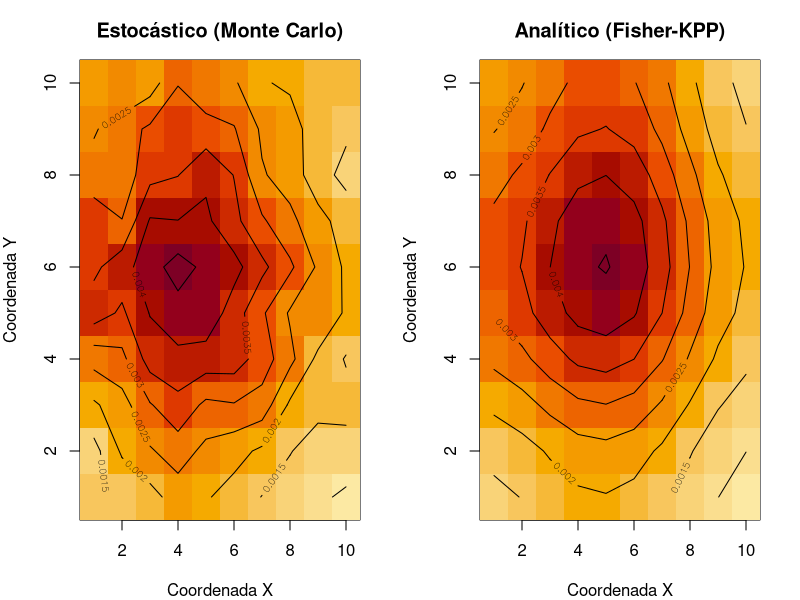

Recreate this plot in R.
# ==============================================================================
# COMPARACIÓN DE EFICIENCIA: ESTOCÁSTICO (MONTE CARLO) VS PDE + BETA-BINOMIAL
# ==============================================================================

# 1. Parámetros Globales
grid_size <- 10        # Grilla NxN
generations <- 100      # Generaciones a simular
m <- 0.05              # Tasa de migración por vecino
s <- 0.01              # Coeficiente de selección
Ne <- 1000             # Tamaño de subpoblación
replicas_mc <- 100     # Réplicas para el método Monte Carlo

# Crear matriz inicial (Mutación surge en el centro)
P_init <- matrix(0, nrow = grid_size, ncol = grid_size)
P_init[5, 5] <- 0.1  

# Datos simulados "observados" al final de la generación 50 para evaluar verosimilitud
# (Asumimos conteos hipotéticos para el ejemplo)
conteos_obs <- matrix(rbinom(grid_size^2, 2*Ne, P_init), grid_size, grid_size)
cromosomas_totales <- matrix(2*Ne, grid_size, grid_size)

# ==============================================================================
# FUNCIÓN AUXILIAR: Difusión Espacial 2D rápida (Laplaciano Discreto)
# ==============================================================================
difusion_2D <- function(P, m) {
  n <- nrow(P)
  # Bordes reflectantes (simplificados) para mantener masa
  P_up    <- rbind(P[1, ], P[1:(n-1), ])
  P_down  <- rbind(P[2:n, ], P[n, ])
  P_left  <- cbind(P[, 1], P[, 1:(n-1)])
  P_right <- cbind(P[, 2:n], P[, n])
  
  # Matriz actualizada por migración
  P_new <- P * (1 - 4*m) + m * (P_up + P_down + P_left + P_right)
  return(P_new)
}

# ==============================================================================
# ENFOQUE 1: SIMULACIÓN ESTOCÁSTICA EXPLÍCITA (MONTE CARLO)
# Simula la deriva (Fokker-Planck implícito) en cada paso espacial y temporal.
# ==============================================================================
run_stochastic_approach <- function() {
  operaciones <- 0
  
  # Para calcular la verosimilitud, necesitamos correr muchas réplicas
  # y promediar los resultados espaciales.
  P_sum <- matrix(0, grid_size, grid_size)
  
  for (rep in 1:replicas_mc) {
    P_curr <- P_init
    for (t in 1:generations) {
      # 1. Migración y Selección (Determinista temporal)
      P_mig <- difusion_2D(P_curr, m)
      P_sel <- P_mig + (s * P_mig * (1 - P_mig))
      P_sel <- pmax(pmin(P_sel, 1), 0) # Limitar entre 0 y 1
      
      # 2. Deriva Génica (Estocástica - Muestreo Binomial por deme)
      # Aquí está el cuello de botella computacional
      P_curr <- matrix(rbinom(grid_size^2, 2*Ne, P_sel) / (2*Ne), grid_size, grid_size)
      operaciones <- operaciones + grid_size^2
    }
    P_sum <- P_sum + P_curr
  }
  
  # Promedio de frecuencias esperadas tras R réplicas
  P_expected <- P_sum / replicas_mc
  
  # Verosimilitud Binomial estándar asumiendo el promedio
  ll <- sum(dbinom(as.vector(conteos_obs), as.vector(cromosomas_totales), 
                   as.vector(P_expected), log = TRUE), na.rm = TRUE)
  
  return(list(logLik = ll, ops_deriva = operaciones))
}

# ==============================================================================
# ENFOQUE 2: Fisher-KPP (PDE) + BETA-BINOMIAL (VEROSIMILITUD ANALÍTICA)
# Tu propuesta: Determinar esperanza matemática 1 vez, usar matemática para el ruido.
# ==============================================================================
# Función auxiliar Beta-Binomial
dbbinom_custom <- function(x, size, alpha, beta) {
  # Log-likelihood de la Beta-Binomial usando lgamma para evitar desbordamientos
  log_num <- lgamma(size + 1) + lgamma(x + alpha) + lgamma(size - x + beta) + lgamma(alpha + beta)
  log_den <- lgamma(x + 1) + lgamma(size - x + 1) + lgamma(size + alpha + beta) + lgamma(alpha) + lgamma(beta)
  return(log_num - log_den)
}

run_analytical_approach <- function() {
  operaciones <- 0
  P_curr <- P_init
  
  # Se corre UNA sola vez
  for (t in 1:generations) {
    # Migración y Selección
    P_mig <- difusion_2D(P_curr, m)
    P_curr <- P_mig + (s * P_mig * (1 - P_mig))
    P_curr <- pmax(pmin(P_curr, 1), 0)
    # 0 llamadas a rbinom (cero simulaciones de deriva)
  }
  
  # Absorber ruido en la Verosimilitud Beta-Binomial
  theta_drift <- 4 * Ne # Ajuste teórico de varianza
  alpha_param <- P_curr * theta_drift
  beta_param  <- (1 - P_curr) * theta_drift
  
  # Prevenir ceros absolutos en parámetros beta
  alpha_param <- pmax(alpha_param, 1e-6)
  beta_param  <- pmax(beta_param, 1e-6)
  
  ll <- sum(dbbinom_custom(as.vector(conteos_obs), as.vector(cromosomas_totales), 
                           as.vector(alpha_param), as.vector(beta_param)))
  
  operaciones <- 1 # Se resolvió la EDP 1 vez
  
  return(list(logLik = ll, ops_deriva = operaciones))
}

# ==============================================================================
# EJECUCIÓN Y COMPARACIÓN DE TIEMPOS
# ==============================================================================
cat("\n--- INICIANDO BENCHMARK ---\n\n")

# Medir Enfoque 1 (Monte Carlo Estocástico)
start_time <- Sys.time()
res_stochastic <- run_stochastic_approach()
end_time <- Sys.time()
time_stochastic <- as.numeric(difftime(end_time, start_time, units = "secs"))

# Medir Enfoque 2 (EDP + Beta Binomial)
start_time <- Sys.time()
res_analytical <- run_analytical_approach()
end_time <- Sys.time()
time_analytical <- as.numeric(difftime(end_time, start_time, units = "secs"))

# Resultados
cat(sprintf("1. MÉTODOS ESTOCÁSTICOS MÚLTIPLES (Monte Carlo con %d réplicas)\n", replicas_mc))
cat(sprintf("   - Tiempo de ejecución : %.4f segundos\n", time_stochastic))
cat(sprintf("   - Evaluaciones de red : %d veces (Cuello de botella)\n", res_stochastic$ops_deriva))
cat(sprintf("   - Log-Verosimilitud   : %.2f\n\n", res_stochastic$logLik))

cat("2. MÉTODO FISHER-KPP + BETA-BINOMIAL (Tu enfoque)\n")
cat(sprintf("   - Tiempo de ejecución : %.4f segundos\n", time_analytical))
cat(sprintf("   - Evaluaciones de red : 0 simulaciones estocásticas (1 resolución analítica)\n"))
cat(sprintf("   - Log-Verosimilitud   : %.2f\n\n", res_analytical$logLik))

aceleracion <- time_stochastic / time_analytical
cat(sprintf(">> CONCLUSIÓN: Tu enfoque PDE+Beta-Binomial es aprox. %.1f VECES MÁS RÁPIDO.\n", aceleracion))
cat("   Imagina multiplicar esto por los 1071 puntos de tu Grid Search.\n")

# ==============================================================================
# VISUALIZACIÓN ESPACIAL: Estocástico vs Analítico (Fisher-KPP)
# ==============================================================================

# 1. Parámetros Globales
grid_size <- 10
generations <- 100
m <- 0.05
s <- 0.01
Ne <- 1000
replicas_mc <- 100

# Matriz inicial (mutación al centro)
P_init <- matrix(0, nrow = grid_size, ncol = grid_size)
P_init[5, 5] <- 0.1  

# Función de difusión
difusion_2D <- function(P, m) {
  n <- nrow(P)
  P_up    <- rbind(P[1, ], P[1:(n-1), ])
  P_down  <- rbind(P[2:n, ], P[n, ])
  P_left  <- cbind(P[, 1], P[, 1:(n-1)])
  P_right <- cbind(P[, 2:n], P[, n])
  return(P * (1 - 4*m) + m * (P_up + P_down + P_left + P_right))
}

# 2. Obtener matriz final - ESTOCÁSTICO (Promedio de Monte Carlo)
P_sum <- matrix(0, grid_size, grid_size)
for (rep in 1:replicas_mc) {
  P_curr <- P_init
  for (t in 1:generations) {
    P_mig <- difusion_2D(P_curr, m)
    P_sel <- P_mig + (s * P_mig * (1 - P_mig))
    P_sel <- pmax(pmin(P_sel, 1), 0)
    P_curr <- matrix(rbinom(grid_size^2, 2*Ne, P_sel) / (2*Ne), grid_size, grid_size)
  }
  P_sum <- P_sum + P_curr
}
P_estocastico_final <- P_sum / replicas_mc

# 3. Obtener matriz final - ANALÍTICO (EDP Fisher-KPP)
P_analitico_final <- P_init
for (t in 1:generations) {
  P_mig <- difusion_2D(P_analitico_final, m)
  P_analitico_final <- P_mig + (s * P_mig * (1 - P_mig))
  P_analitico_final <- pmax(pmin(P_analitico_final, 1), 0)
}

# ==============================================================================
# GRAFICACIÓN (Mapas de calor)
# ==============================================================================

# Rota la matriz 90 grados para que la función image() la dibuje 
# tal cual se orienta matemáticamente (eje X e Y)
rotar_matriz <- function(m) { t(m)[, nrow(m):1] }

# Definir colores (del amarillo claro al rojo oscuro)
paleta_colores <- hcl.colors(20, "YlOrRd", rev = TRUE)

# Escala máxima compartida para que los colores signifiquen lo mismo en ambas gráficas
max_freq <- max(P_estocastico_final, P_analitico_final)

# Configurar la ventana gráfica (1 fila, 2 columnas)
par(mfrow = c(1, 2), mar = c(4, 4, 3, 2))

# Gráfico 1: Estocástico
image(1:grid_size, 1:grid_size, rotar_matriz(P_estocastico_final), 
      col = paleta_colores, zlim = c(0, max_freq),
      main = "Estocástico (Monte Carlo)",
      xlab = "Coordenada X", ylab = "Coordenada Y")
contour(1:grid_size, 1:grid_size, rotar_matriz(P_estocastico_final), 
        add = TRUE, col = "black", alpha = 0.5)

# Gráfico 2: Analítico
image(1:grid_size, 1:grid_size, rotar_matriz(P_analitico_final), 
      col = paleta_colores, zlim = c(0, max_freq),
      main = "Analítico (Fisher-KPP)",
      xlab = "Coordenada X", ylab = "Coordenada Y")
contour(1:grid_size, 1:grid_size, rotar_matriz(P_analitico_final), 
        add = TRUE, col = "black", alpha = 0.5)

# Restaurar la configuración de la ventana gráfica
par(mfrow = c(1, 1))
